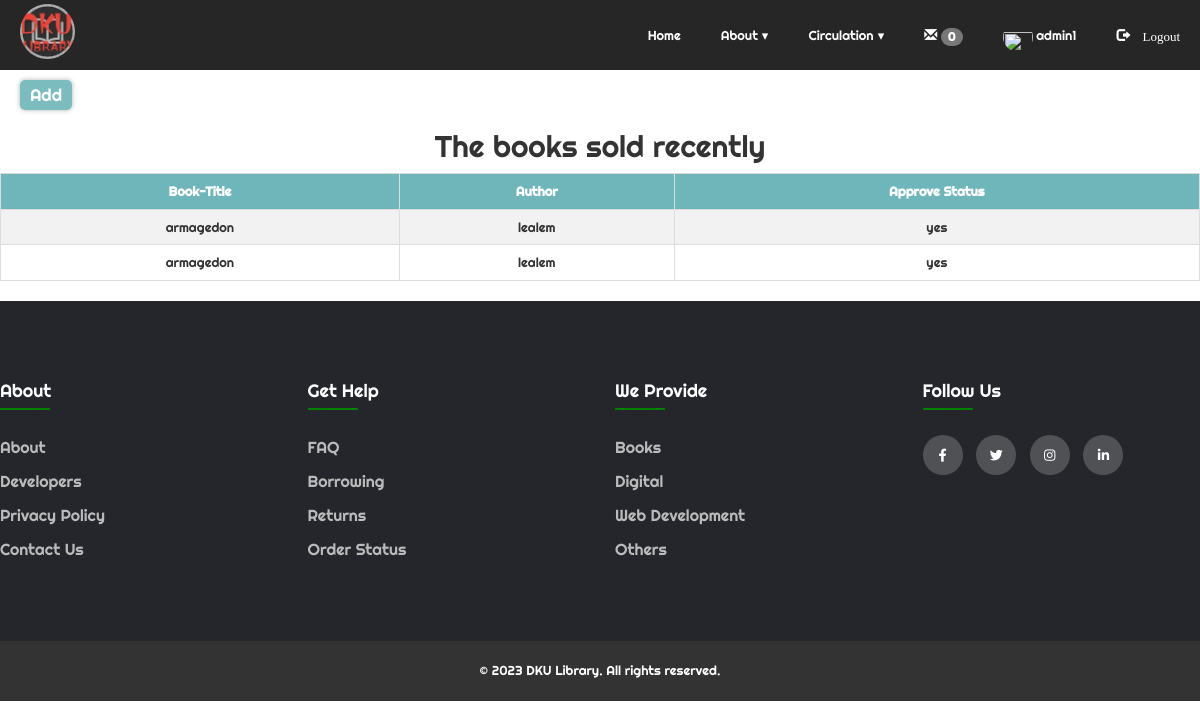
The app's page /Admin_/toadd.php (signed in) with its own data.
### tables this page shows
CREATE TABLE `request` (
  `id` int(11) NOT NULL,
  `title` varchar(100) NOT NULL,
  `author` varchar(100) NOT NULL,
  `details` varchar(500) NOT NULL,
  `status` varchar(100) NOT NULL,
  `count` varchar(100) NOT NULL
);

### Admin_/toadd.php (the view, shortened to what this page needs)
<?php
include 'nav.php';
include 'connection.php';
?>
<!DOCTYPE html>
<html lang="en">
<head>
</head>
<body>
<a href="add.php"><button type="submit" name="submit1" class="btn btn-default">Add
			</button></a>
    <div>
		<h2 style="text-align: center;">The books sold recently</h2>
	</div>
</body>
</html>
<?php
			$q=mysqli_query($db,"SELECT * from request where status='yes';");
			if(mysqli_num_rows($q)==0)
			{
				echo "There's no new book";
			}
			else
			{
		echo "<table class='table table-bordered table-hover' >";
			echo "<tr style='background-color: #6db6b9e6;'>";
				echo "<th>"; echo "Book-Title";  echo "</th>";
				echo "<th>"; echo "Author";  echo "</th>";
				echo "<th>"; echo "Approve Status";  echo "</th>";
			echo "</tr>";
			while($row=mysqli_fetch_assoc($q))
			{
				echo "<tr>";
				echo "<td>"; echo $row['title']; echo "</td>";
				echo "<td>"; echo $row['author']; echo "</td>";
				echo "<td>"; echo $row['status']; echo "</td>";
				echo "</tr>";
			}
		echo "</table>";
			}
?>
<?php
include 'footer.php';
?>

### Admin_/nav.css (style rules this page uses)
body { margin: 0; padding: 0; }
* { font-family: 'Righteous', cursive; }

### Admin_/nav.php (style rules this page uses)
body { overflow-x: hidden; }

### Admin_/toadd.php (style rules this page uses)
table { border-collapse: collapse; width: 100%; }
th { background-color: #6db6b9e6; color: #fff; font-weight: bold; text-align: center; padding: 10px; }
td { text-align: center; padding: 10px; }
tr:nth-child(even) { background-color: #f2f2f2; }
button[type="submit"] { display: flex; align-items: center; background-color: #6db6b9e6; border: none; border-radius: 5px; color: #fff; cursor: pointer; font-size: 17px; height: 30px; margin: 10px 20px; padding: 10px; box-shadow: 0px 0px 5px 0px rgba(0,0,0,0.3); }
body { font-size: 13px; }

### Admin_/footer.php (style rules this page uses)
body { line-height: 1.5; font-family: 'Poppins', sans-serif; }
* { margin:0; padding:0; box-sizing: border-box; }

### records on screen
request: title "armagedon", author "lealem", status "yes"
request: title "armagedon", author "lealem", status "yes"

### other values on screen
$count['total'] "0"
$_SESSION['admin_user'] "admin1"
